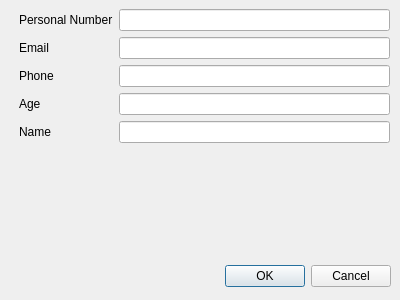
<?xml version="1.0" encoding="UTF-8"?>
<ui version="4.0">
 <class>customer</class>
 <widget class="QDialog" name="customer">
  <property name="geometry">
   <rect>
    <x>0</x>
    <y>0</y>
    <width>400</width>
    <height>300</height>
   </rect>
  </property>
  <property name="windowTitle">
   <string>Dialog</string>
  </property>
  <widget class="QDialogButtonBox" name="buttonBox">
   <property name="geometry">
    <rect>
     <x>20</x>
     <y>260</y>
     <width>371</width>
     <height>32</height>
    </rect>
   </property>
   <property name="orientation">
    <enum>Qt::Horizontal</enum>
   </property>
   <property name="standardButtons">
    <set>QDialogButtonBox::Cancel|QDialogButtonBox::Ok</set>
   </property>
  </widget>
  <widget class="QWidget" name="formLayoutWidget">
   <property name="geometry">
    <rect>
     <x>19</x>
     <y>9</y>
     <width>371</width>
     <height>251</height>
    </rect>
   </property>
   <layout class="QFormLayout" name="formLayout">
    <item row="0" column="0">
     <widget class="QLabel" name="personalNumberLabel">
      <property name="text">
       <string>Personal Number</string>
      </property>
     </widget>
    </item>
    <item row="0" column="1">
     <widget class="QLineEdit" name="personalNumberLineEdit"/>
    </item>
    <item row="1" column="0">
     <widget class="QLabel" name="emailLabel">
      <property name="text">
       <string>Email</string>
      </property>
     </widget>
    </item>
    <item row="1" column="1">
     <widget class="QLineEdit" name="emailLineEdit"/>
    </item>
    <item row="2" column="0">
     <widget class="QLabel" name="phoneLabel">
      <property name="text">
       <string>Phone</string>
      </property>
     </widget>
    </item>
    <item row="2" column="1">
     <widget class="QLineEdit" name="phoneLineEdit"/>
    </item>
    <item row="3" column="0">
     <widget class="QLabel" name="ageLabel">
      <property name="text">
       <string>Age</string>
      </property>
     </widget>
    </item>
    <item row="3" column="1">
     <widget class="QLineEdit" name="ageLineEdit"/>
    </item>
    <item row="4" column="0">
     <widget class="QLabel" name="nameLabel">
      <property name="text">
       <string>Name</string>
      </property>
     </widget>
    </item>
    <item row="4" column="1">
     <widget class="QLineEdit" name="nameLineEdit"/>
    </item>
   </layout>
  </widget>
 </widget>
 <resources/>
 <connections>
  <connection>
   <sender>buttonBox</sender>
   <signal>accepted()</signal>
   <receiver>customer</receiver>
   <slot>accept()</slot>
   <hints>
    <hint type="sourcelabel">
     <x>248</x>
     <y>254</y>
    </hint>
    <hint type="destinationlabel">
     <x>157</x>
     <y>274</y>
    </hint>
   </hints>
  </connection>
  <connection>
   <sender>buttonBox</sender>
   <signal>rejected()</signal>
   <receiver>customer</receiver>
   <slot>reject()</slot>
   <hints>
    <hint type="sourcelabel">
     <x>316</x>
     <y>260</y>
    </hint>
    <hint type="destinationlabel">
     <x>286</x>
     <y>274</y>
    </hint>
   </hints>
  </connection>
 </connections>
</ui>
